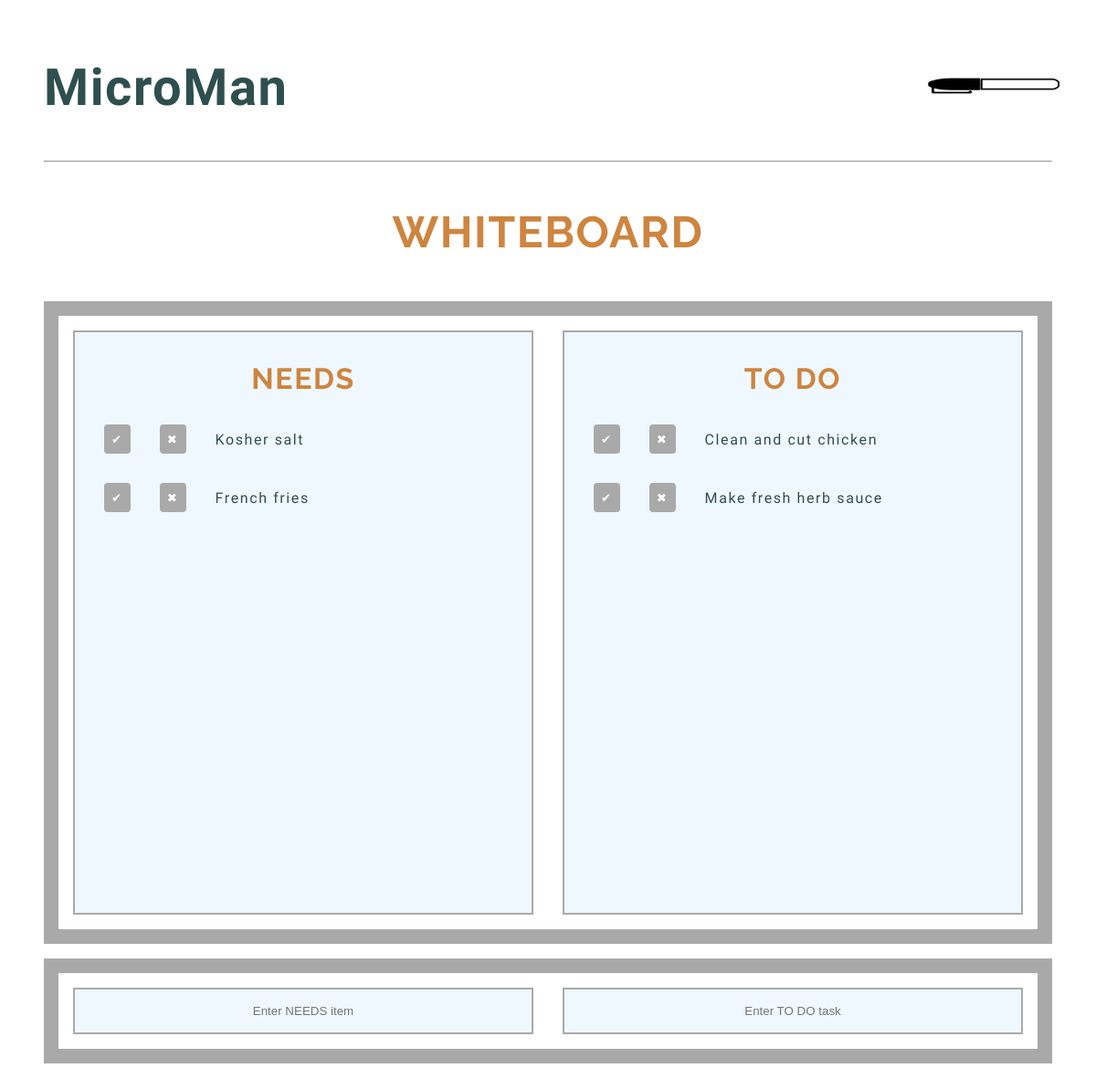
The page /whiteboard/ (signed in) on the database as committed earlier.
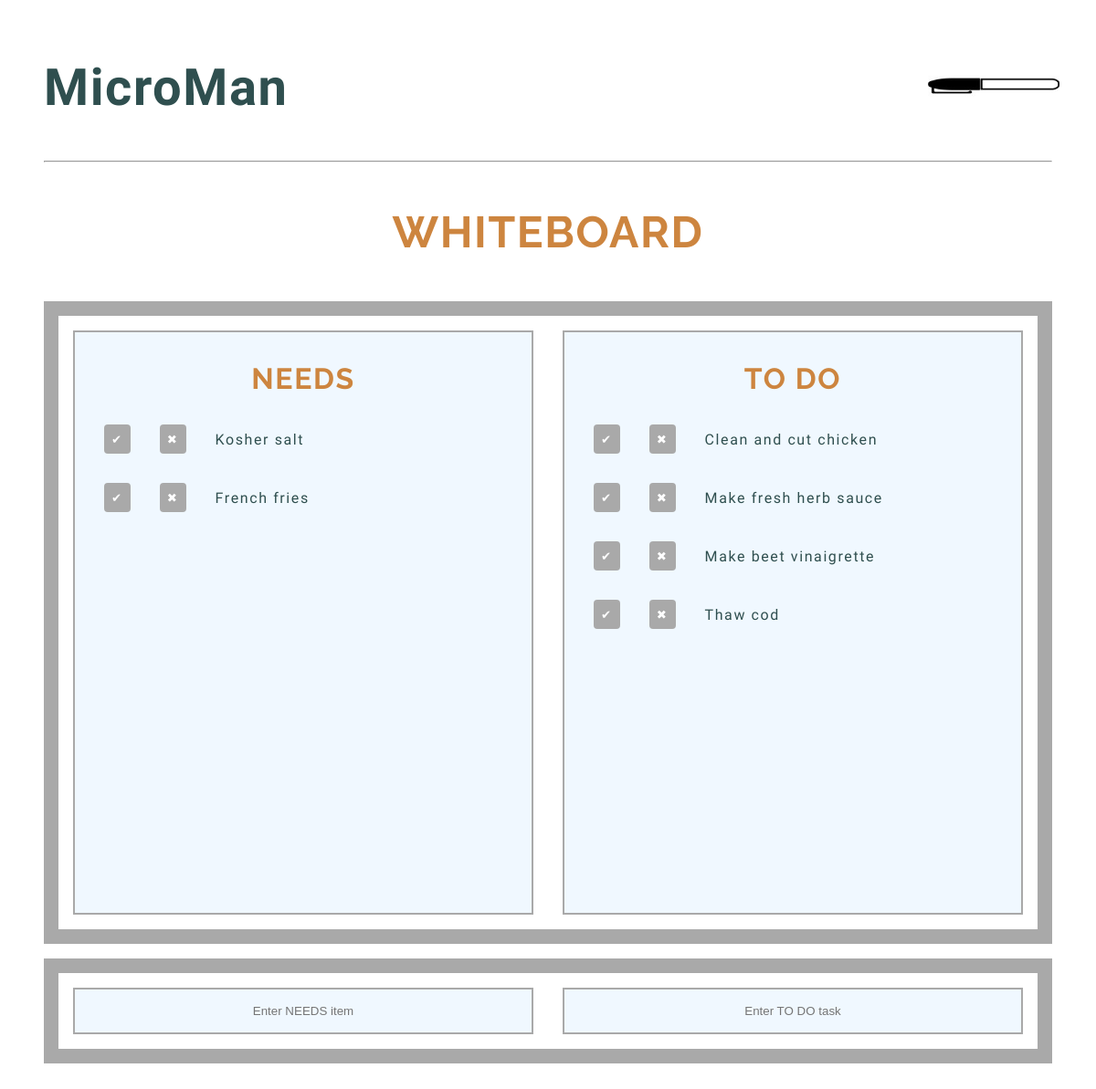
The same page on the database as committed later.
### base/models.py (models this page shows, shortened)
class Inventory(models.Model):
  user = models.ForeignKey(CustomUser, related_name='inventory', on_delete=models.SET_NULL, null=True)
  storage_locations = (
    ('Dry', 'Dry'),
    ('Frozen', 'Frozen'),
    ('Walkin', 'Walkin'),
    ('Lowboy', 'Lowboy'),
  )
  located = models.CharField(max_length=6, choices=storage_locations)
  flag_choices = (
    ('Low', 'Low'),
    ('Out', 'Out'),
    ('Dead', 'Dead'),
    ('Expiring', 'Expiring'),
  )
  flag = models.CharField(max_length=8, choices=flag_choices, blank=True)
  to_whiteboard = models.BooleanField(null=True)
  name = models.CharField(max_length=200)
  par = models.CharField(max_length=200)
  on_hand = models.CharField(max_length=200, blank=True)
  need = models.CharField(max_length=200, blank=True)
  exp_date = models.CharField(max_length=200, blank=True)
  updated = models.DateTimeField(auto_now=True)
  created = models.DateTimeField(auto_now_add=True)

class Prep(models.Model):
  user = models.ForeignKey(CustomUser, related_name='prep', on_delete=models.SET_NULL, null=True)
  menu_headings = (
    ('Appetizers', 'Appetizers'),
    ('Entrees', 'Entrees'),
    ('Sides', 'Sides'),
    ('Desserts', 'Desserts'),
  )
  heading = models.CharField(max_length=10, choices=menu_headings, blank=True)
  flag_choices = (
    ('Low', 'Low'),
    ('Out', 'Out'),
    ('Dead', 'Dead'),
    ('Expiring', 'Expiring'),
  )
  flag = models.CharField(max_length=8, choices=flag_choices, blank=True)
  to_whiteboard = models.BooleanField(null=True)
  name = models.CharField(max_length=200)
  par = models.CharField(max_length=200)
  on_hand = models.CharField(max_length=200, blank=True)
  need = models.CharField(max_length=200, blank=True)
  exp_date = models.CharField(max_length=200, blank=True)
  updated = models.DateTimeField(auto_now=True)
  created = models.DateTimeField(auto_now_add=True)
  in_use = models.BooleanField()
  details = models.TextField(blank=True)
  task_for = models.ManyToManyField('Recipe', through='RecipeTasks', blank=True)

### base/views.py (the view)
# urls.py: path('whiteboard/', views.whiteboard, name='whiteboard'),
def whiteboard(request):
    items = Inventory.objects.all()
    todos = Prep.objects.all()
    context = {'items': items, 'todos': todos}
    return render(request, 'whiteboard.html', context)

### templates/whiteboard.html (shortened to what this page needs)
{% extends 'main.html' %}
{% load static %}
{% block content %}
<h2 class='h2-header'>WHITEBOARD</h2>
<div id='whiteboard'>
  <div id='needs'>
    <h2>NEEDS</h2>
    {% for item in items %}
      {% if item.to_whiteboard == True %}
      <p class='babe-writing'>
        <button class='chk-btn'>&#10004;</button>
        <button class='x-btn'>&#10006;</button>
        <a>{{ item.name }}</a>
      </p>
      {% endif %}
    {% endfor %}
  </div>
  <br>
  <div id='todo'>
    <h2>TO DO</h2>
    {% for todo in todos %}
      {% if todo.to_whiteboard == True %}
      <p class='babe-writing'>
        <button class='chk-btn'>&#10004;</button>
        <button class='x-btn'>&#10006;</button>
        <a>{{ todo.name }}</a>
      </p>
      {% endif %}
    {% endfor %}
  </div>
  <br><br>
</div>
<div id='whiteboard-input-div'>
  <input placeholder='Enter NEEDS item' id='whiteboard-input-needs'></input>
  <input placeholder='Enter TO DO task' id='whiteboard-input-todo'></input>
</div>
{% endblock content %}

Rows that differ between the two databases and show on the page:
added Prep: name "Make beet vinaigrette"
added Prep: name "Thaw cod"
